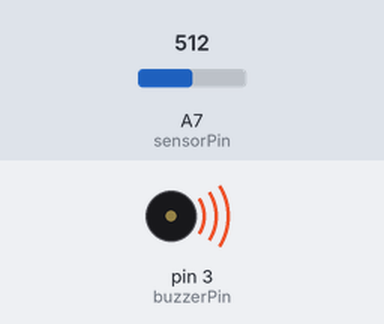
Simulated run of this sketch. Board: Arduino Nano, built with avr-gcc and run on an emulated ATmega328P. Parts: buzzer (waves = sounding). Inputs (shaded band) come from the test bench; at power-on: A7 (sensorPin) = 512.

Above: at 1.25 s.
1.3 s: A7 (sensorPin) set to 109
4.3 s: A7 (sensorPin) set to 90
At 5.3 s:
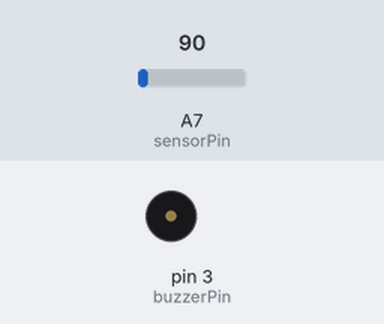
5.8 s: A7 (sensorPin) set to 110
At 5.95 s:
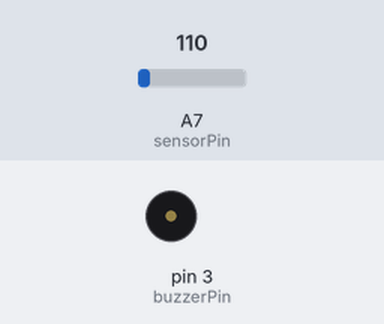
8.8 s: A7 (sensorPin) set to 0
Timing chart, 0 to 11.3 s (numbered marks = the images above; inputs shaded):
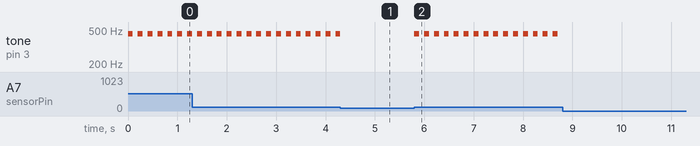

Measured:
- the behaviour switches between 101 and 100 on A7 (sensorPin) (found by bisection; images 0 and 1)
- after the input at 4.3 s, tone on pin 3 (buzzerPin): goes on until 4.3 s, then stays silent
- after the input at 5.8 s, tone on pin 3 (buzzerPin): alternates 450 Hz for 0.10 s and silent for 0.10 s, starting at once
- after the input at 8.8 s, tone on pin 3 (buzzerPin): stops changing and stays silent
- by itself, tone on pin 3 (buzzerPin): alternates 450 Hz for 0.10 s and silent for 0.10 s

The sketch:

Water_Sensor.ino
```cpp
int sensorPin = A7;                //Sensörü bağlayacağımız pin
int esikDegeri = 100;              //Su miktarı için eşik değeri
int buzzerPin = 3;                 //Buzzerı bağlayacağımız pin
int veri;                          //Sensörden okuduğumuz değer

void setup() {
  pinMode(buzzerPin, OUTPUT);      //Buzzer bağladığımız pini OUTPUT olarak ayarlıyoruz.
}
void loop() {
  veri = analogRead(sensorPin);    //Sensörden analog veriyi okuyoruz.
  if(veri > esikDegeri){           //Sensör verisi eşik değerini geçerse if içerisindeki kodlar uygulanır.
    tone(buzzerPin, 450);
    delay(100);
    noTone(buzzerPin);
    delay(100);
  }
  else{                            //Sensör verisi eşik değerinden küçük olursa if içerisindeki kodlar uygulanır.
    noTone(buzzerPin);
  }
}
```
